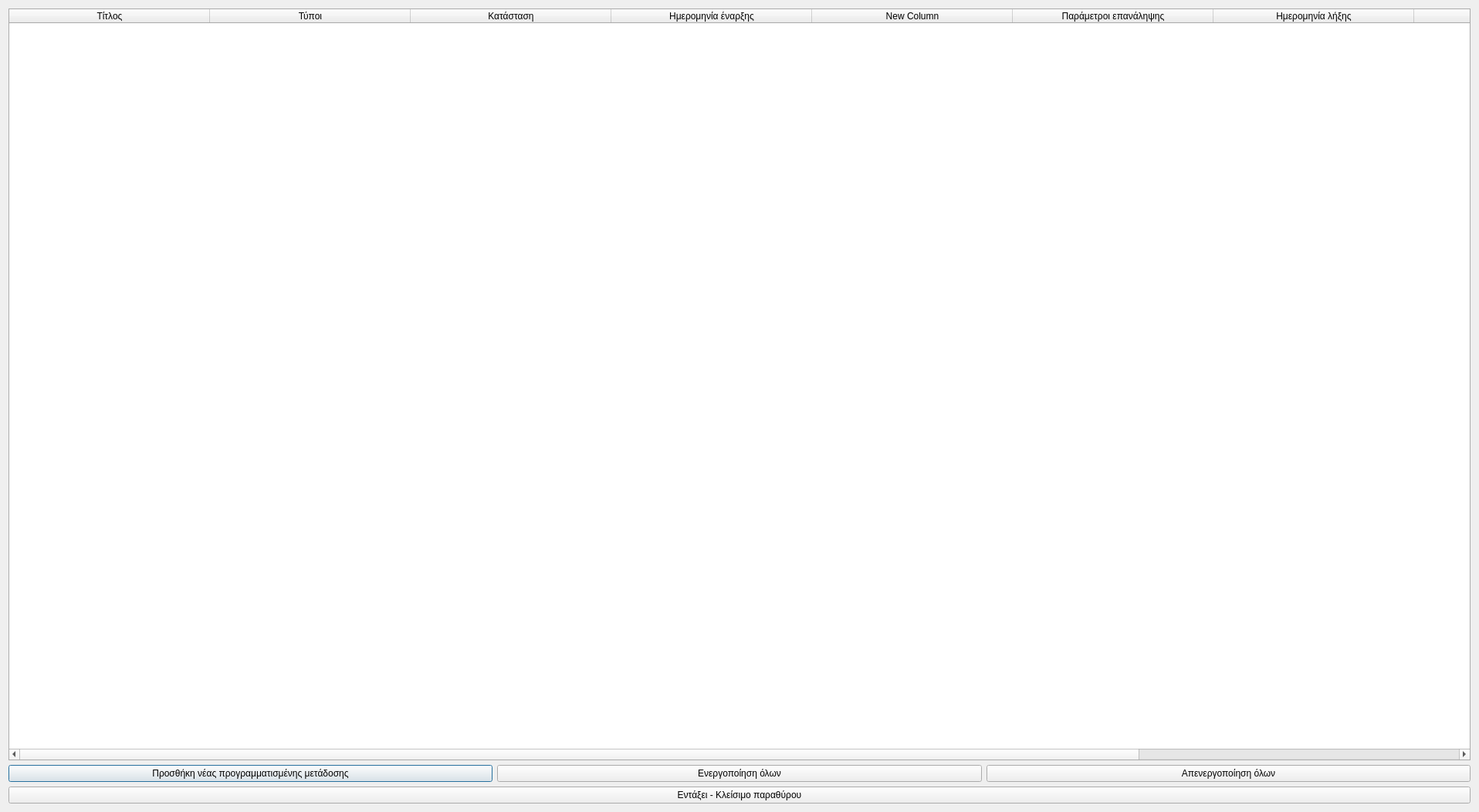
<?xml version="1.0" encoding="UTF-8"?>
<ui version="4.0">
 <class>Dialog</class>
 <widget class="QDialog" name="Dialog">
  <property name="geometry">
   <rect>
    <x>0</x>
    <y>0</y>
    <width>1916</width>
    <height>1052</height>
   </rect>
  </property>
  <property name="windowTitle">
   <string>Επεξεργασία προγραμματισμένων μεταδόσεων</string>
  </property>
  <property name="windowIcon">
   <iconset resource="../../../icons.qrc">
    <normaloff>:/rest-windows/assets/images/rest-windows/edit.png</normaloff>:/rest-windows/assets/images/rest-windows/edit.png</iconset>
  </property>
  <layout class="QGridLayout" name="gridLayout">
   <item row="0" column="0" colspan="3">
    <widget class="QTableWidget" name="table">
     <property name="styleSheet">
      <string notr="true">QTableWidget{border:1px solid #ABABAB;}</string>
     </property>
     <property name="editTriggers">
      <set>QAbstractItemView::NoEditTriggers</set>
     </property>
     <property name="alternatingRowColors">
      <bool>true</bool>
     </property>
     <property name="selectionMode">
      <enum>QAbstractItemView::SingleSelection</enum>
     </property>
     <property name="selectionBehavior">
      <enum>QAbstractItemView::SelectRows</enum>
     </property>
     <property name="sortingEnabled">
      <bool>false</bool>
     </property>
     <property name="rowCount">
      <number>0</number>
     </property>
     <attribute name="horizontalHeaderCascadingSectionResizes">
      <bool>false</bool>
     </attribute>
     <attribute name="horizontalHeaderHighlightSections">
      <bool>false</bool>
     </attribute>
     <attribute name="horizontalHeaderMinimumSectionSize">
      <number>260</number>
     </attribute>
     <attribute name="horizontalHeaderShowSortIndicator" stdset="0">
      <bool>false</bool>
     </attribute>
     <attribute name="horizontalHeaderStretchLastSection">
      <bool>true</bool>
     </attribute>
     <attribute name="verticalHeaderHighlightSections">
      <bool>false</bool>
     </attribute>
     <column>
      <property name="text">
       <string>Τίτλος</string>
      </property>
     </column>
     <column>
      <property name="text">
       <string>Τύποι</string>
      </property>
     </column>
     <column>
      <property name="text">
       <string>Κατάσταση</string>
      </property>
     </column>
     <column>
      <property name="text">
       <string>Ημερομηνία έναρξης</string>
      </property>
     </column>
     <column>
      <property name="text">
       <string>New Column</string>
      </property>
     </column>
     <column>
      <property name="text">
       <string>Παράμετροι επανάληψης</string>
      </property>
     </column>
     <column>
      <property name="text">
       <string>Ημερομηνία λήξης</string>
      </property>
     </column>
     <column>
      <property name="text">
       <string>Επόμενη εκτέλεση</string>
      </property>
     </column>
     <column>
      <property name="text">
       <string>Ενέργειες</string>
      </property>
     </column>
    </widget>
   </item>
   <item row="1" column="0">
    <widget class="QPushButton" name="add_new">
     <property name="text">
      <string>Προσθήκη νέας προγραμματισμένης μετάδοσης</string>
     </property>
     <property name="icon">
      <iconset resource="../../../icons.qrc">
       <normaloff>:/rest-windows/assets/images/rest-windows/add-circle.png</normaloff>:/rest-windows/assets/images/rest-windows/add-circle.png</iconset>
     </property>
    </widget>
   </item>
   <item row="1" column="1">
    <widget class="QPushButton" name="activate_all">
     <property name="text">
      <string>Ενεργοποίηση όλων</string>
     </property>
     <property name="icon">
      <iconset resource="../../../icons.qrc">
       <normaloff>:/rest-windows/assets/images/rest-windows/activate.png</normaloff>:/rest-windows/assets/images/rest-windows/activate.png</iconset>
     </property>
    </widget>
   </item>
   <item row="1" column="2">
    <widget class="QPushButton" name="deactivate_all">
     <property name="text">
      <string>Απενεργοποίηση όλων</string>
     </property>
     <property name="icon">
      <iconset resource="../../../icons.qrc">
       <normaloff>:/rest-windows/assets/images/rest-windows/deactivate.png</normaloff>:/rest-windows/assets/images/rest-windows/deactivate.png</iconset>
     </property>
    </widget>
   </item>
   <item row="2" column="0" colspan="3">
    <widget class="QPushButton" name="ok">
     <property name="text">
      <string>Εντάξει - Κλείσιμο παραθύρου</string>
     </property>
     <property name="icon">
      <iconset resource="../../../icons.qrc">
       <normaloff>:/rest-windows/assets/images/rest-windows/ok.png</normaloff>:/rest-windows/assets/images/rest-windows/ok.png</iconset>
     </property>
    </widget>
   </item>
  </layout>
 </widget>
 <resources>
  <include location="../../../icons.qrc"/>
 </resources>
 <connections/>
</ui>
